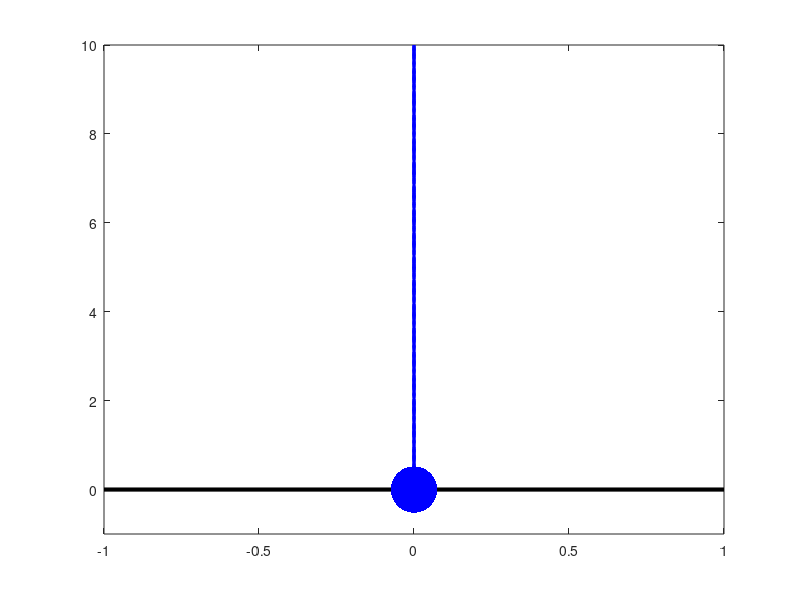

MATLAB code for this plot:
function [ttot,ztot] = integrator_events2(z0,e) 
% Numerical integration with integrator events
% z0 = [x0, xdot0, y0, ydot0] - initial conditions
% e = coefficient of restitution

if ~exist('z0','var') || isempty(z0)
    z0 = [0,0,10,0];  %initial conditions
end

if ~exist('e','var') || isempty(e)
    e = 1;  
end

%define constants
g = 9.81;   %m/s^2  acceleration due to graivty

    function dz = particle_in_gravity_eom(~,z)
        %z = [x,xdot,y,ydot]
        dz = [z(2); 0; z(4); -g];
    end

    function [value,isterminal,direction] = article_in_gravity_event(~,z)
        %z = [x,xdot,y,ydot]
        % this will be zero when the mass has a height of 0:
        value = z(3); 
        isterminal = 1; %we wish to stop the integration at this point
        direction = -1; %trigger decreasing events
    end

% set options
options = odeset('events',@article_in_gravity_event);
[t,z,te,ze] = ode45(@particle_in_gravity_eom,0:0.1:100,z0,options);

%initialize full time histories
ttot = t;
ztot = z;

for bounce = 2:5
    %find initial conditions for next bounce
    z0new = [ze(1:3), -e*ze(4)].';
    [t,z,te,ze] = ode45(@particle_in_gravity_eom,0:0.1:100,z0new,options);

    %update time histories
    ttot = [ttot;t+ttot(end)];
    ztot = [ztot;z];
end

x = ztot(:,1);
y = ztot(:,3);

figure(1)
clf
plot([min([min(x),-1]),max([max(x), 1])],[0,0],'k', 'Linewidth',3)
hold on
ylim([-1,y(1)])
p = plot(x(1), y(1), '.b','MarkerSize', 100);
traj = plot(x(1),y(1), 'b--', 'Linewidth',2);

for j=2:length(y)
    set(p,'XData', x(j), 'YData', y(j))
    set(traj,'XData', x(1:j), 'YData', y(1:j))
    pause(ttot(j)-ttot(j-1))
end

end
